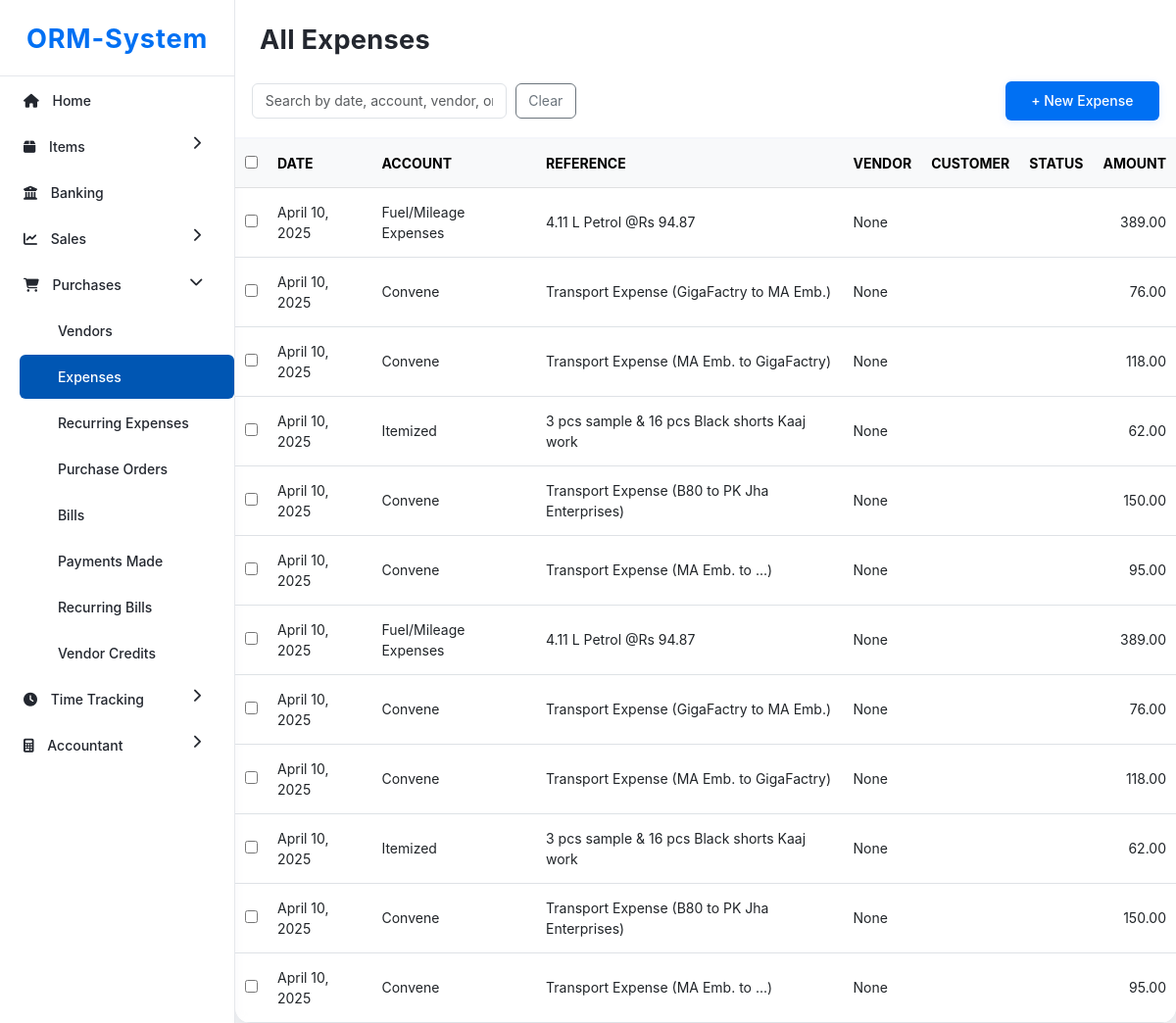
The page /expenses/ on the database its author committed.
### dashboard/models.py (models this page shows, shortened)
class Expense(models.Model):
    exp_date = models.DateField()
    employee = models.CharField(max_length=100, null=True, blank=True)
    account = models.CharField(max_length=50)
    exp_amount = models.DecimalField(max_digits=12, decimal_places=2)
    paid_through = models.CharField(max_length=100, null=True, blank=True)
    expense_type = models.CharField(max_length=20, null=True, blank=True)
    sac = models.CharField(max_length=20, null=True, blank=True)
    vendor = models.ForeignKey(Vendor, on_delete=models.CASCADE, null=True, blank=True)
    gst_treatment = models.CharField(max_length=50, null=True, blank=True)
    source_of_supply = models.CharField(max_length=50, null=True, blank=True)
    destination_of_supply = models.CharField(max_length=50, null=True, blank=True)
    reverse_charge = models.BooleanField(default=False)
    tax = models.CharField(max_length=50, null=True, blank=True)
    amount_is = models.CharField(max_length=20, null=True, blank=True)
    invoice_no = models.CharField(max_length=50, null=True, blank=True)
    notes = models.TextField(null=True, blank=True)
    customer = models.CharField(max_length=255, null=True, blank=True)
    reporting_tags = models.CharField(max_length=255, null=True, blank=True)
    receipt = models.FileField(upload_to='receipts/', null=True, blank=True)
    exp_reference = models.CharField(max_length=150, null=True, blank=True)
    status = models.CharField(max_length=20, null=True, blank=True)

### dashboard/views.py (the view)
# urls.py: path('expenses/', views.expenses, name='expenses'),
def expenses(request):
    expenses = Expense.objects.all()
    context = {"expenses": expenses}
    return render(request, 'dashboard/expenses.html', context)

### dashboard/templates/dashboard/expenses.html (shortened to what this page needs)
{% extends 'dashboard/base.html' %}
{% block main_content %}
<div class="expenses-main-fixed page-content">
    <div class="container-fluid expenses-header-bar">
        <div class="d-flex justify-content-between align-items-center mb-0">
            <h3 class="page-title">All Expenses</h3>
        </div>
        <div class="filter-bar d-flex align-items-center gap-2 mb-3 mx-3">
            <input type="text" class="form-control" id="expenseSearch" placeholder="Search by date, account, vendor, or status..." style="max-width: 260px;">
            <button class="btn btn-outline-secondary" id="clearExpenseSearch" type="button">Clear</button>
            <a href="{% url 'new_expense' %}" class="btn btn-new px-4 py-2 ms-auto">+ New Expense</a>
        </div>
    </div>
    <div class="container-fluid expenses-table-scroll" style="min-height:0;">
        <table id="expensesTable" class="table align-middle table-hover mb-0" style="min-width:900px;">
            <thead class="table-light sticky-top">
                <tr>
                    <th><input type="checkbox" /></th>
                    <th>DATE</th>
                    <th>ACCOUNT</th>
                    <th>REFERENCE</th>
                    <th>VENDOR</th>
                    <th>CUSTOMER</th>
                    <th>STATUS</th>
                    <th class="text-end">AMOUNT</th>
                </tr>
            </thead>
            <tbody>
                {% for expense in expenses %}
                <tr>
                    <td><input type="checkbox" /></td>
                    <td>{{ expense.exp_date }}</td>
                    <td>{{ expense.account }}</td>
                    <td>{{ expense.exp_reference }}</td>
                    <td>{{ expense.vendor }}</td>
                    <td>{{ expense.customer }}</td>
                    <td>{{ expense.exp_status }}</td>
                    <td class="text-end">{{ expense.exp_amount }}</td>
                </tr>
                {% endfor %}
            </tbody>
        </table>
    </div>
</div>
{% endblock main_content %}

### dashboard/static/css/style.css (style rules this page uses)
body { margin: 0; font-family: Arial, sans-serif; background-color: #f9fafb; }
.table td, .table th { vertical-align: middle; font-size: 14px; }
.btn-new { background-color: #00aaff; color: white; }

### dashboard/templates/dashboard/base.html (style rules this page uses)
html, body { font-family: 'Inter', 'Segoe UI', 'Roboto', 'Helvetica Neue', Arial, sans-serif; font-size: 17px; color: #23272f; }
h1, h2, h3, h4, h5, h6 { font-family: 'Inter', 'Segoe UI', 'Roboto', 'Helvetica Neue', Arial, sans-serif; font-weight: 700; color: #1a1a1a; letter-spacing: 0.01em; }
.page-title { margin-left: 0; margin-top: 0; margin-bottom: 0.5rem; font-size: 1.6rem; font-weight: 700; color: #23272f; padding-left: 0; }
@media (min-width: 992px) { .page-title { margin-left: 0; padding-left: 0; } }
.btn, .form-control, .form-select { font-size: 1.08rem; border-radius: 6px; }
table { font-size: 1.04rem; }
input, select, textarea { font-size: 1.05rem; }

### dashboard/templates/dashboard/expenses.html (style rules this page uses)
html, body { margin: 0; padding: 0; height: 100%; overflow: hidden; background: #f4f6fa; }
.expenses-main-fixed { height: 100vh; display: flex; flex-direction: column; margin: 0; padding: 0; }
.expenses-header-bar { flex-shrink: 0; background: #fff; border-bottom: 2px solid #f4f6fa; margin: 0; padding: 0 0 0 0; position: sticky; top: 0; z-index: 10; }
.page-title { margin: 25px !important; padding: 0 !important; font-size: 1.6rem; font-weight: 700; color: #23272f; }
.page-content, .expenses-table-scroll, .table-wrapper, .table td, .table th, .link-text, .action-btns, .btn, .form-control, .form-select, .btn-upload, .btn-new, .btn-primary, .filter-icon, .hover-row, .expenses-header-bar, .expenses-main-fixed { font-size: 14px !important; }
.expenses-table-scroll { flex: 1 1 auto; overflow-y: auto; background: #fff; border-radius: 0 0 16px 16px; box-shadow: 0 4px 32px rgba(0,0,0,0.10); margin: 0; padding: 0; }
.table td, .table th { vertical-align: middle; font-size: 1.08rem; padding: 14px 10px; }
.btn-new, .btn-primary { background-color: #0070f3; color: white; border-radius: 6px; font-size: 1.05rem; font-weight: 500; box-shadow: 0 2px 8px #0070f31a; transition: background 0.18s, box-shadow 0.18s, color 0.18s; }

### rows shown on the page
Expense: exp_date "April 10, 2025", account "Fuel/Mileage Expenses", exp_reference "4.11 L Petrol @Rs 94.87", vendor "None", exp_amount "389.00"
Expense: exp_date "April 10, 2025", account "Convene", exp_reference "Transport Expense (GigaFactry to MA Emb.)", vendor "None", exp_amount "76.00"
Expense: exp_date "April 10, 2025", account "Convene", exp_reference "Transport Expense (MA Emb. to GigaFactry)", vendor "None", exp_amount "118.00"
Expense: exp_date "April 10, 2025", account "Itemized", exp_reference "3 pcs sample & 16 pcs Black shorts Kaaj work", vendor "None", exp_amount "62.00"
Expense: exp_date "April 10, 2025", account "Convene", exp_reference "Transport Expense (B80 to PK Jha Enterprises)", vendor "None", exp_amount "150.00"
Expense: exp_date "April 10, 2025", account "Convene", exp_reference "Transport Expense (MA Emb. to ...)", vendor "None", exp_amount "95.00"
Expense: exp_date "April 10, 2025", account "Fuel/Mileage Expenses", exp_reference "4.11 L Petrol @Rs 94.87", vendor "None", exp_amount "389.00"
Expense: exp_date "April 10, 2025", account "Convene", exp_reference "Transport Expense (GigaFactry to MA Emb.)", vendor "None", exp_amount "76.00"
Expense: exp_date "April 10, 2025", account "Convene", exp_reference "Transport Expense (MA Emb. to GigaFactry)", vendor "None", exp_amount "118.00"
Expense: exp_date "April 10, 2025", account "Itemized", exp_reference "3 pcs sample & 16 pcs Black shorts Kaaj work", vendor "None", exp_amount "62.00"
Expense: exp_date "April 10, 2025", account "Convene", exp_reference "Transport Expense (B80 to PK Jha Enterprises)", vendor "None", exp_amount "150.00"
Expense: exp_date "April 10, 2025", account "Convene", exp_reference "Transport Expense (MA Emb. to ...)", vendor "None", exp_amount "95.00"
